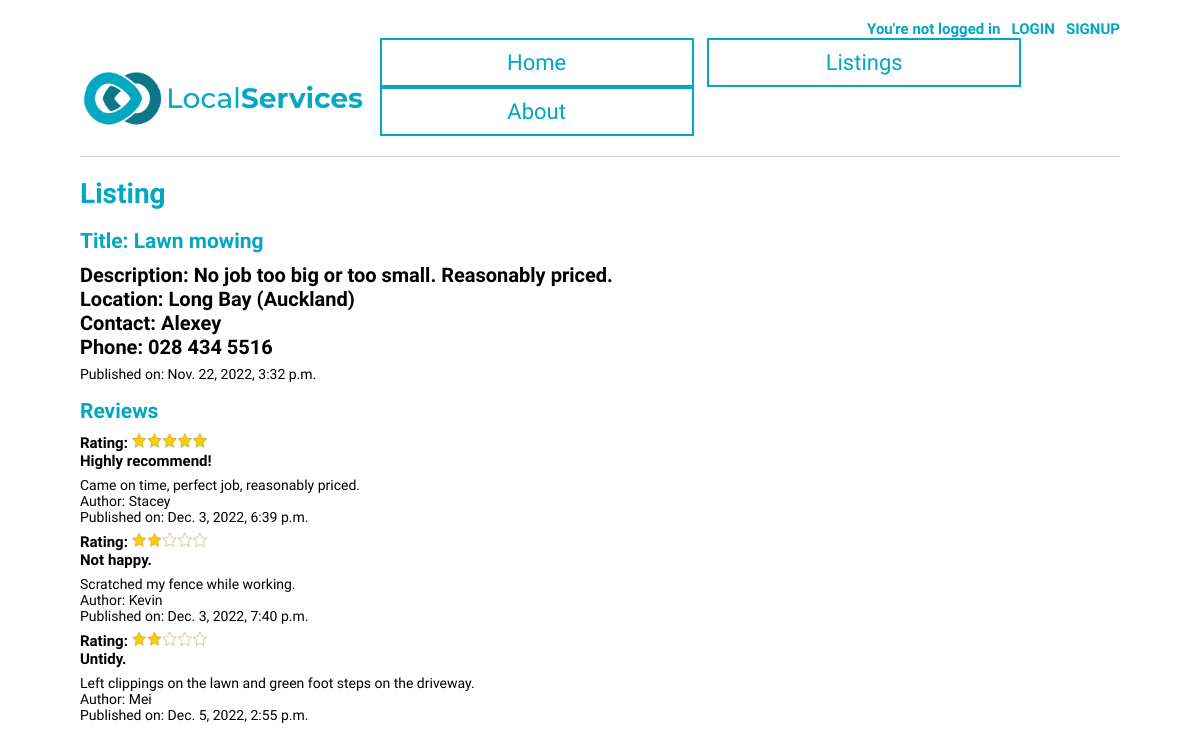
The page /classified/4/ on the database its author committed.
### LocalServicesBoard/models.py (models this page shows, shortened)
class Classified (models.Model):
    title = models.CharField(max_length=100)
    body = models.TextField(max_length=300)
    area = models.TextField(max_length=50)
    author = models.ForeignKey(settings.AUTH_USER_MODEL, on_delete=models.CASCADE)
    phone = models.CharField (max_length=30, default="")
    date = models.DateTimeField(default=datetime.now, blank=True)

class Review (models.Model):
    classified = models.ForeignKey(Classified, on_delete=models.CASCADE, null=True)
    author = models.ForeignKey(settings.AUTH_USER_MODEL, on_delete=models.CASCADE)
    rating = models.IntegerField(choices=[(i, i) for i in range(1, 6, 1)])
    title = models.CharField(max_length=100)
    body = models.TextField(max_length=300)
    date = models.DateTimeField(default=datetime.now, blank=True)

### LocalServicesBoard/views.py (the view, shortened to what this page needs)
# urls.py: path("classified/<int:pk>/", ClassifiedDetailsView.as_view(), name = "classified_detail"),
class ClassifiedDetailsView(DetailView):
    model = Classified
    template_name = "classified_detail.html"
    def get(self, request, *args, **kwargs):
        view = ReviewGet.as_view()
        return view(request, *args, **kwargs)

### LocalServicesBoard/views.py (called while the page is built)
    def get_context_data(self, **kwargs):
        context = super().get_context_data(**kwargs)
        context["form"] = ReviewForm()
        return context

### templates/classified_detail.html (shortened to what this page needs)
{% extends "base.html" %}
{% load static %}
{% load crispy_forms_tags %}
{% block content %}
  <div class="tour-entry">
    <h1>Listing</h1>
    <h2>Title: {{ classified.title }}</h2>
    <h4>Description: {{ classified.body }}
      <br>
       Location: {{ classified.area }}
       <br>
       Contact: {{classified.author.first_name}}
       <br>
       Phone: {{classified.phone}}</h4>
        Published on: {{classified.date}}
    <h2>Reviews</h2>
    {% if classified.review_set.count == 0 %}
        <h4>No reviews yet</h4>
    {% else %}
    {% for review in classified.review_set.all %}
    <div>
      <h6>Rating:
        {% if review.rating == 1 %}
        <img src="{% static 'images/1star.png' %}" alt="1star" width="75" height="15" >
        {% elif review.rating == 2 %}
        <img src="{% static 'images/2stars.png' %}" alt="2stars" width="75" height="15" >
        {% elif review.rating == 3 %}
        <img src="{% static 'images/3stars.png' %}" alt="3stars" width="75" height="15" >
        {% elif review.rating == 4 %}
        <img src="{% static 'images/4stars.png' %}" alt="4stars" width="75" height="15" >
        {% elif review.rating == 5 %}
        <img src="{% static 'images/5stars.png' %}" alt="5stars" width="75" height="15" >
        {% endif %}
        <br>
        {{ review.title }}</h6>
        {{review.body}}
        <br>
       Author: {{review.author.first_name}}<br>
       Published on: {{review.date}}<br>
    </div>
    {% endfor %}
    {% endif %}
    <br>
  </div>
{% endblock content %}

### templates/base.html (shortened to what this page needs)
{% load static %}
<!DOCTYPE html>
<html lang="en">
<head>
    <link rel="stylesheet" href="{% static 'css/base.css' %}">
</head>
<body>
    {% if user.is_authenticated %}
    <h5> Hi, {{user.first_name}} &nbsp <a href="{% url 'logout' %}" >LOG OUT</a></h5>
    {% else %}
    <h5>You're not logged in &nbsp <a href="{% url 'login' %}" >LOGIN</a> &nbsp <a href="{% url 'signup' %}">SIGNUP</a></h5>
    {% endif %}
    <header>
        <p1><img src="{% static 'images/localServicesLogo.png' %}" alt="logo-image" height="60" ></p1>
        <div>
            <a href="{% url 'home' %}" class="button-base">Home</a>
            <a href="{% url 'classifieds' %}" class="button-base">Listings</a>
            <a href="{% url 'about' %}" class="button-base">About</a>
        </div>
    </header>
{% block content %} {% endblock content %}
</body>
</html>

### static/css/base.css (style rules this page uses)
body { font-family: 'Source Sans Pro', sans-serif; font-size: 14px; text-decoration: none; margin: 20px 80px 20px 80px; }
header { border-bottom: 1px solid lightgrey; margin-bottom: 20px; padding-bottom: 20px; display: flex; text-decoration: none; align-items: flex-end; justify-content: space-between; }
p1 { color: #02A7C1; text-decoration: none; font-size: 30px; font-weight: bold; margin-top: 20px; }
.button-base { border: 2px solid #02A7C1; min-width: 270px; font-size: 22px; display: inline-block; text-align: center; padding: 10px 20px; margin-left: 10px; background-color: white; color: #02A7C1 !important; cursor: pointer; }
a { color: #02A7C1; text-decoration: none; margin-left: 0px; margin-top: 0px; }
.tour-entry h2 { color: #02A7C1; text-decoration: none; }
h5 { text-align: right; text-decoration: none; color: #02A7C1; font-size: 15px; font-weight: bold; margin: 0px; }
h4 { font-size: 20px; text-decoration: #333636; margin-bottom: 7px; margin-top: 7px; }
h6 { font-size: 15px; margin-bottom: 7px; margin-top: 7px; }
h2 { margin-bottom: 10px; }
h1 { font-weight: bold; color: #02A7C1; }

### rows shown on the page
Classified: title "Lawn mowing", body "No job too big or too small. Reasonably priced.", area "Long Bay (Auckland)", author.first_name "Alexey", phone "028 434 5516", date "Nov. 22, 2022, 3:32 p.m."
Review: rating 5 (drawn), title "Highly recommend!", body "Came on time, perfect job, reasonably priced.", author.first_name "Stacey", date "Dec. 3, 2022, 6:39 p.m."
Review: rating 2 (drawn), title "Not happy.", body "Scratched my fence while working.", author.first_name "Kevin", date "Dec. 3, 2022, 7:40 p.m."
Review: rating 2 (drawn), title "Untidy.", body "Left clippings on the lawn and green foot steps on the driveway.", author.first_name "Mei", date "Dec. 5, 2022, 2:55 p.m."
